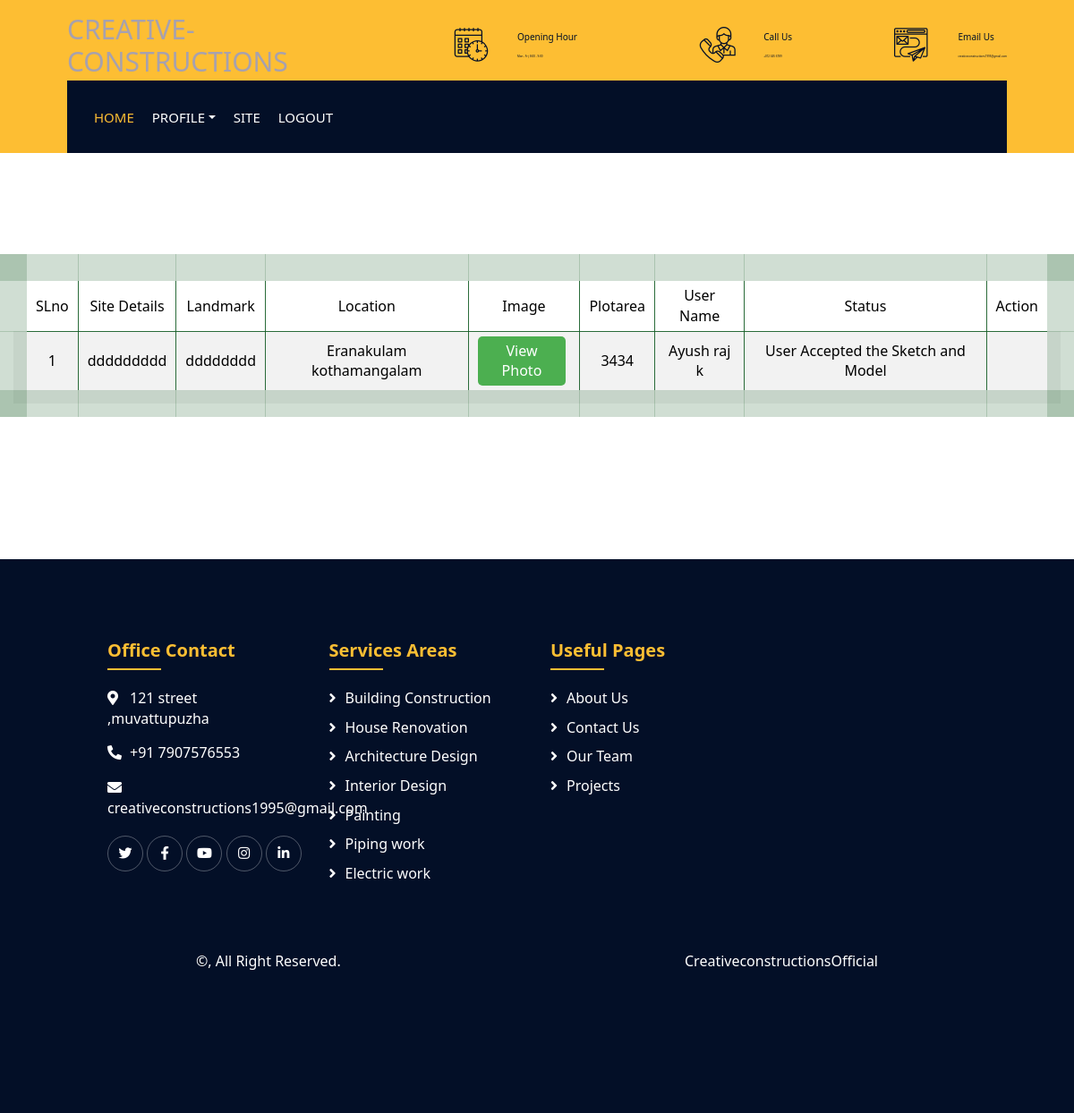
Page /Project/Engineer/temporary.php (signed in) on the earlier database version.
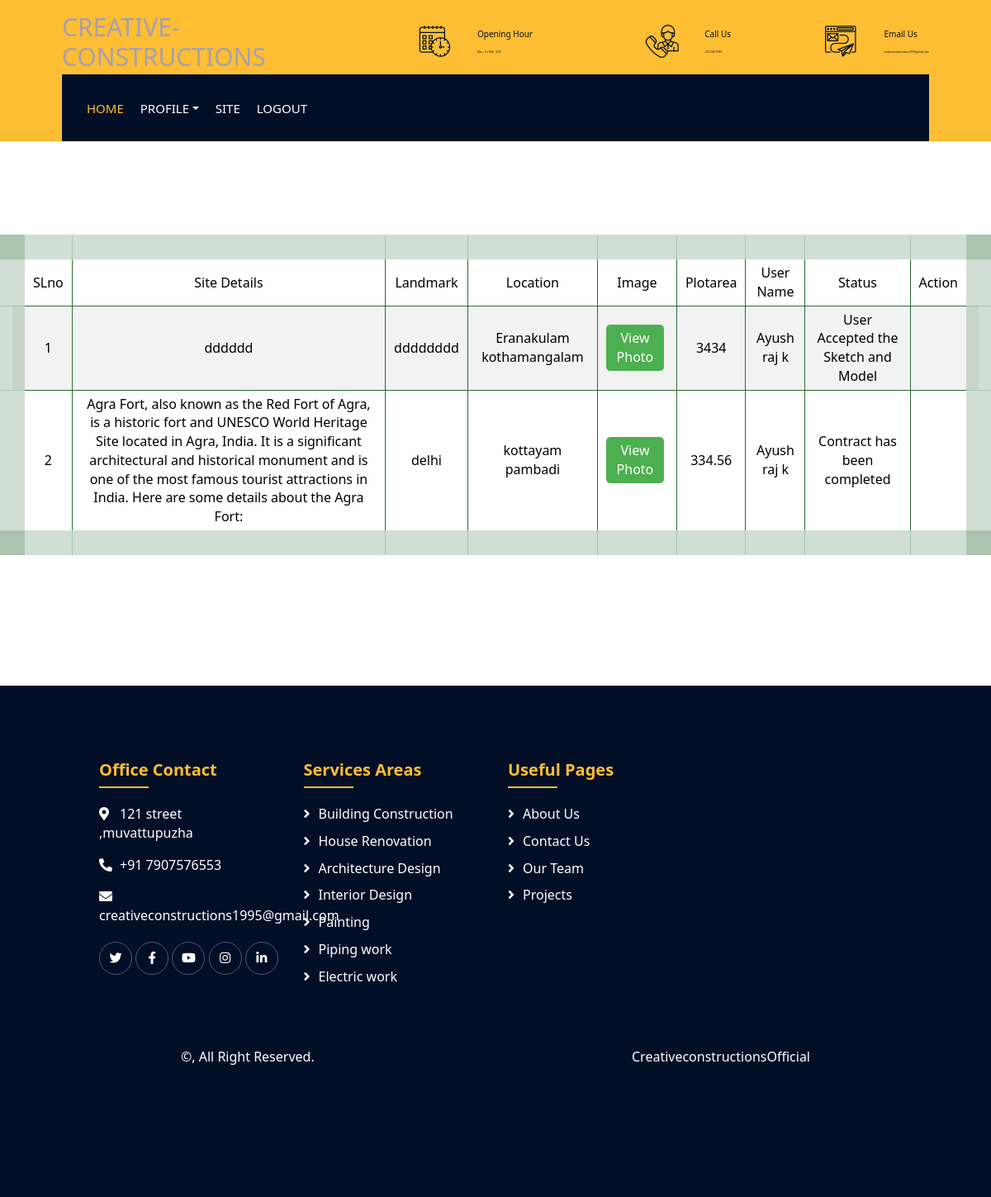
Same page on the later database version.
### tables this page shows
CREATE TABLE `tbl_site` (
  `site_id` int(11) NOT NULL,
  `site_details` mediumtext NOT NULL,
  `site_landmark` varchar(500) NOT NULL,
  `place_id` int(11) NOT NULL,
  `site_image` varchar(600) NOT NULL,
  `site_plot` varchar(600) NOT NULL,
  `user_id` int(11) NOT NULL,
  `engineer_id` int(11) NOT NULL DEFAULT 0,
  `supervisor_id` int(11) NOT NULL DEFAULT 0,
  `site_status` varchar(500) NOT NULL DEFAULT '0',
  `request_date` date NOT NULL,
  `site_estimate` varchar(500) NOT NULL DEFAULT '0',
  `site_sketchup` varchar(500) NOT NULL,
  `site_model` varchar(500) NOT NULL,
  `site_reply` varchar(500) NOT NULL,
  `site_completedate` date NOT NULL
);

CREATE TABLE `tbl_district` (
  `district_id` int(11) NOT NULL,
  `district_name` varchar(30) NOT NULL
);

CREATE TABLE `tbl_place` (
  `place_id` int(11) NOT NULL,
  `place_name` varchar(30) NOT NULL,
  `district_id` int(11) NOT NULL
);

CREATE TABLE `tbl_user` (
  `user_id` int(40) NOT NULL,
  `user_name` varchar(40) NOT NULL,
  `user_contact` varchar(30) NOT NULL,
  `user_email` varchar(50) NOT NULL,
  `user_password` varchar(30) NOT NULL,
  `user_gender` varchar(20) NOT NULL,
  `user_address` varchar(200) NOT NULL,
  `place_id` varchar(40) NOT NULL,
  `user_photo` varchar(600) NOT NULL
);

### Project/Engineer/temporary.php (the view, shortened to what this page needs)
<?php
include("../Assets/Connection/Connection.php");
?>
<?php
include("Head.php");
	  ?>
<!DOCTYPE html PUBLIC "-//W3C//DTD XHTML 1.0 Transitional//EN" "http://www.w3.org/TR/xhtml1/DTD/xhtml1-transitional.dtd">
<html xmlns="http://www.w3.org/1999/xhtml">
<head>
</head>
<body>
<form method="post">
<table width="200" border="1">
    <tr>
      <td>SLno</td>
      <td>Site Details</td>
      <td>Landmark</td>
      <td>Location</td>
      <td>Image</td>
      <td>Plotarea</td>
      <td>User Name</td>
      <td>Status</td>
      <td>Action</td>
    </tr>
    <?php
	$selQry="select * from tbl_site s inner join tbl_place p on p.place_id=s.place_id inner join tbl_district d on p.district_id=d.district_id inner join tbl_user u on u.user_id=s.user_id where site_status>0 and engineer_id=".$_SESSION['eid'];
	$res=$conn->query($selQry);
	$i=0;
	while($row=$res->fetch_assoc())
	{
		?>
    <tr>
      <td><?php echo ++$i ?></td>
      <td><?php echo $row['site_details'] ?></td>
      <td><?php echo $row['site_landmark'] ?></td>
      <td><?php echo $row['district_name'] ,"   ", $row['place_name'] ?></td>
      <td>
	  <a href="../Assets/Files/Request/Photo/<?php echo $row['site_image']?>" target="_blank">View Photo</a>
	  </td>
      <td><?php echo $row['site_plot'] ?></td>
      <td><?php echo $row['user_name'] ?></td>
      <td>
	  <?php
	   if($row['site_status']==1)
	   {
		   echo "Work Approved";
	   }
	   elseif($row['site_status']==3)
	   {
		   echo "Upload Sketch and model";
	   }
	    elseif($row['site_status']==4)
	   {
		   echo "User Decision pending";
	   }
	    elseif($row['site_status']==5)
	   {
		   echo "User Accepted the Sketch and Model";
	   }
	    elseif($row['site_status']==6)
	   {
		   echo "User Rejected the Sketch and Model";
		   echo "<br>Reconsideration Required";
	   }
	   elseif($row['site_status']==7)
	   {
		   echo "Payment Pending";
	   }
	   elseif($row['site_status']==8)
	   {
		   echo "Payment Done";
	   }
	    elseif($row['site_status']==9)
	   {
		   echo "Supervisor Assigned";
		   echo "<br>Work Started";
	   }
	   elseif($row['site_status']>9 && $row['site_status']<=33)
	   {
		   echo "Work in Progress";
	   }
	   if($row['site_status']==35)
	   {
		   echo "Contract has been completed";
	   }
	   ?></td>
      <td>
      </td>
    </tr>
    <?php
	}
	?>
    </table>
    </form>
</body>
<?php
include("Foot.php");
?>
</html>

### Project/Engineer/Head.php (shortened to what this page needs)
<!DOCTYPE html>
<html lang="en">
    <head>
        <link href="https://stackpath.bootstrapcdn.com/bootstrap/4.4.1/css/bootstrap.min.css" rel="stylesheet">
        <link href="https://cdnjs.cloudflare.com/ajax/libs/font-awesome/5.10.0/css/all.min.css" rel="stylesheet">
        <link href="../Template/Main/Template/Main/lib/flaticon/font/flaticon.css" rel="stylesheet">
        <link href="../Template/Main/lib/animate/animate.min.css" rel="stylesheet">
        <link href="../Template/Main/lib/owlcarousel/assets/owl.carousel.min.css" rel="stylesheet">
        <link href="../Template/Main/lib/lightbox/css/lightbox.min.css" rel="stylesheet">
        <link href="../Template/Main/lib/slick/slick.css" rel="stylesheet">
          <link href="../Template/form.css" rel="stylesheet">
        <link href="../Template/Main/lib/slick/slick-theme.css" rel="stylesheet">
        <link href="../Template/Main/css/style.css" rel="stylesheet">
    </head>
    <body>
        <div class="wrapper">
            <div class="top-bar">
                <div class="container-fluid">
                    <div class="row align-items-center">
                        <div class="col-lg-4 col-md-12">
                        <div class="logo">
                          <h6 style="font-size:30px;color:#A7A1AE;">CREATIVE-CONSTRUCTIONS</h6>
                   </div>
                        </div>
                        <div class="col-lg-8 col-md-7 d-none d-lg-block">
                            <div class="row">
                                <div class="col-4">
                                    <div class="top-bar-item">
                                        <div class="top-bar-icon">
                                            <i class="flaticon-calendar"></i>
                                        </div>
                                        <div class="top-bar-text">
                                            <h3>Opening Hour</h3>
                                            <p>Mon - Fri, 8:00 - 9:00</p>
                                        </div>
                                    </div>
                                </div>
                                <div class="col-4">
                                    <div class="top-bar-item">
                                        <div class="top-bar-icon">
                                            <i class="flaticon-call"></i>
                                        </div>
                                        <div class="top-bar-text">
                                            <h3>Call Us</h3>
                                            <p>+012 345 6789</p>
                                        </div>
                                    </div>
                                </div>
                                <div class="col-4">
                                    <div class="top-bar-item">
                                        <div class="top-bar-icon">
                                            <i class="flaticon-send-mail"></i>
                                        </div>
                                        <div class="top-bar-text">
                                            <h3>Email Us</h3>
                                            <p>creativeconstructions1995@gmail.com</p>
                                        </div>
                                    </div>
                                </div>
                            </div>
                        </div>
                    </div>
                </div>
            </div>
            <div class="nav-bar">
                <div class="container-fluid">
                    <nav class="navbar navbar-expand-lg bg-dark navbar-dark">
                        <div class="collapse navbar-collapse justify-content-between" id="navbarCollapse">
                           <div class="navbar-nav mr-auto">
                                <a href="HomePage.php" class="nav-item nav-link active">Home</a>
                                <div class="nav-item dropdown">
                                    <a href="#" class="nav-link dropdown-toggle" data-toggle="dropdown">Profile</a>
                                </div>
                                <a href="MySite.php" class="nav-item nav-link">Site</a>
                                 <a href="../Logout.php" class="nav-item nav-link">Logout</a>
                            </div>
                        </div>
                    </nav>
                </div>
            </div>
            <br><br><br><br><br>

### Project/Engineer/Foot.php (shortened to what this page needs)
<br><br><br><br><br>
            <div class="footer wow fadeIn" data-wow-delay="0.3s">
                <div class="container">
                    <div class="row">
                        <div class="col-md-6 col-lg-3">
                            <div class="footer-contact">
                                <h2>Office Contact</h2>
                                <p><i class="fa fa-map-marker-alt"></i>121 street ,muvattupuzha</p>
                                <p><i class="fa fa-phone-alt"></i>+91 7907576553</p>
                                <p><i class="fa fa-envelope"></i>creativeconstructions1995@gmail.com</p>
                                <div class="footer-social">
                                    <a href="Template/Main/"><i class="fab fa-twitter"></i></a>
                                    <a href="Template/Main/"><i class="fab fa-facebook-f"></i></a>
                                    <a href="Template/Main/"><i class="fab fa-youtube"></i></a>
                                    <a href="Template/Main/"><i class="fab fa-instagram"></i></a>
                                    <a href="Template/Main/"><i class="fab fa-linkedin-in"></i></a>
                                </div>
                            </div>
                        </div>
                        <div class="col-md-6 col-lg-3">
                            <div class="footer-link">
                                <h2>Services Areas</h2>
                                <a href="Template/Main/">Building Construction</a>
                                <a href="Template/Main/">House Renovation</a>
                                <a href="Template/Main/">Architecture Design</a>
                                <a href="Template/Main/">Interior Design</a>
                                <a href="Template/Main/">Painting</a>
                                <a href="Template/Main/">Piping work</a>
                                <a href="Template/Main/">Electric work</a>
                            </div>
                        </div>
                        <div class="col-md-6 col-lg-3">
                            <div class="footer-link">
                                <h2>Useful Pages</h2>
                                <a href="Template/Main/">About Us</a>
                                <a href="Template/Main/">Contact Us</a>
                                <a href="Template/Main/">Our Team</a>
                                <a href="Template/Main/">Projects</a>
                            </div>
                        </div>
                <div class="container copyright">
                    <div class="row">
                        <div class="col-md-6">
                            <p>&copy;, All Right Reserved.</p>
                        </div>
                        <div class="col-md-6">
                            <p>CreativeconstructionsOfficial</p>
                        </div>
                    </div>
                </div>
            </div>
        </div>
    </body>
</html>

### Project/Assets/Templates/Main/css/style.css (style rules this page uses)
body { color: #666666; background: #dddddd; font-family: 'Poppins', sans-serif; font-weight: 400; }
h1, h2, h3, h4, h5, h6 { color: #030f27; }
a { color: #666666; transition: .3s; }
.wrapper { position: relative; width: 100%; max-width: 1366px; margin: 0 auto; background: #ffffff; }
.top-bar { position: relative; height: 90px; background: #fdbe33; }
.top-bar .logo { padding: 15px 0; text-align: left; overflow: hidden; }
.top-bar .top-bar-item { display: flex; align-items: center; justify-content: flex-end; }
.top-bar .top-bar-icon { width: 40px; display: flex; align-items: center; justify-content: center; }
.top-bar .top-bar-icon [class^="flaticon-"]::before { margin: 0; color: #030f27; font-size: 40px; }
.top-bar .top-bar-text { padding-left: 15%; }
.top-bar .top-bar-text h3 { margin: 0 0 5px 0; color: #030f27; font-size: 10px; font-weight: 40; }
.top-bar .top-bar-text p { margin: 0; color: #030f27; font-size: 3px; font-weight: 40; }
@media (min-width: 992px) { .top-bar { padding: 0 60px; } }
.nav-bar { position: relative; background: #fdbe33; transition: .3s; }
.nav-bar .container-fluid { padding: 0; }
.nav-bar .navbar { height: 100%; background: #030f27 !important; }
.navbar-dark .navbar-nav .nav-link, .navbar-dark .navbar-nav .nav-link:focus, .navbar-dark .navbar-nav .nav-link:hover, .navbar-dark .navbar-nav .nav-link.active { padding: 10px 10px 8px 10px; color: #ffffff; }
.navbar-dark .navbar-nav .nav-link:hover, .navbar-dark .navbar-nav .nav-link.active { color: #fdbe33; transition: none; }
@media (min-width: 992px) { .nav-bar { padding: 0 75px; } }
@media (min-width: 992px) { .nav-bar .navbar { padding: 20px; } }
@media (min-width: 992px) { .nav-bar a.nav-link { padding: 8px 15px; font-size: 15px; text-transform: uppercase; } }
.footer { position: relative; margin-top: 45px; padding-top: 90px; background: #030f27; color: #ffffff; }
.footer .footer-contact, .footer .footer-link, .footer .newsletter { position: relative; margin-bottom: 45px; }
.footer h2 { position: relative; margin-bottom: 20px; padding-bottom: 10px; font-size: 20px; font-weight: 600; color: #fdbe33; }
.footer h2::after { position: absolute; content: ""; width: 60px; height: 2px; left: 0; bottom: 0; background: #fdbe33; }
.footer .footer-link a { display: block; margin-bottom: 10px; color: #ffffff; transition: .3s; }
.footer .footer-link a::before { position: relative; content: "\f105"; font-family: "Font Awesome 5 Free"; font-weight: 900; margin-right: 10px; }
.footer .footer-contact p i { width: 25px; }
.footer .footer-social { position: relative; margin-top: 20px; }
.footer .footer-social a { display: inline-block; width: 40px; height: 40px; padding: 7px 0; text-align: center; border: 1px solid rgba(256, 256, 256, .3); border-radius: 60px; transition: .3s; }
.footer .footer-social a i { font-size: 15px; color: #ffffff; }
.footer .copyright { padding: 30px 15px; }
.footer .copyright p { margin: 0; color: #ffffff; }
.footer .copyright .col-md-6:last-child p { text-align: right; }

### Project/Engineer/temporary.php (style rules this page uses)
* { margin:0; padding:0; font-family:'Segoe UI', Tahoma, Geneva, Verdana, sans-serif; }
body { font-family: 'Open Sans', sans-serif; font-weight: 300; line-height: 1.42em; color:black; background-color:white; background-size:cover; background-position:center; background-image:linear-gradient(rgba(0, 128, 0, 0.179),rgba(77, 37, 37, 0.136)), url("../Assets/Templates/Main/img/back1.jpg"); }
table { width: 100%; border-collapse: collapse; border: 30px solid rgb(20,92,37,0.2); box-shadow: 1 0 3px rgba(20,92,37,0.9); }
.container { text-align: left; overflow: hidden; width: 80%; margin: 0 auto; display: table; padding: 0 0 8em 0; }
th, td { padding: 8px; text-align: left; padding: 5px 10px; text-align: center; border: 1px solid rgb(20,92,37,0.9); }
tr:nth-child(even) { background-color: #f2f2f2; }
a { text-decoration: none; color: #0074cc; }
td > a { display: inline-block; padding: 5px 10px; background-color: #0074cc; color: #fff; text-align: center; border-radius: 5px; margin-right: 5px; }
td > a:last-child { background-color: #4caf50; }

Differences in the rows shown:
changed tbl_site "dddddddd": site_details "ddddddddd" → "dddddd"
added tbl_site: site_details "Agra Fort, also known as the Red Fort of Agra, is a historic fort and UNESCO World Heritage Site located in Agra, India. It is a significant architectural and historical monument and is one of the most famous tourist attractions in India. Here are some details about the Agra Fort:", site_landmark "delhi", tbl_district.district_name "kottayam", place.place_name "pambadi", site_plot "334.56", user.user_name "Ayush raj k", site_status "Contract has been completed"
